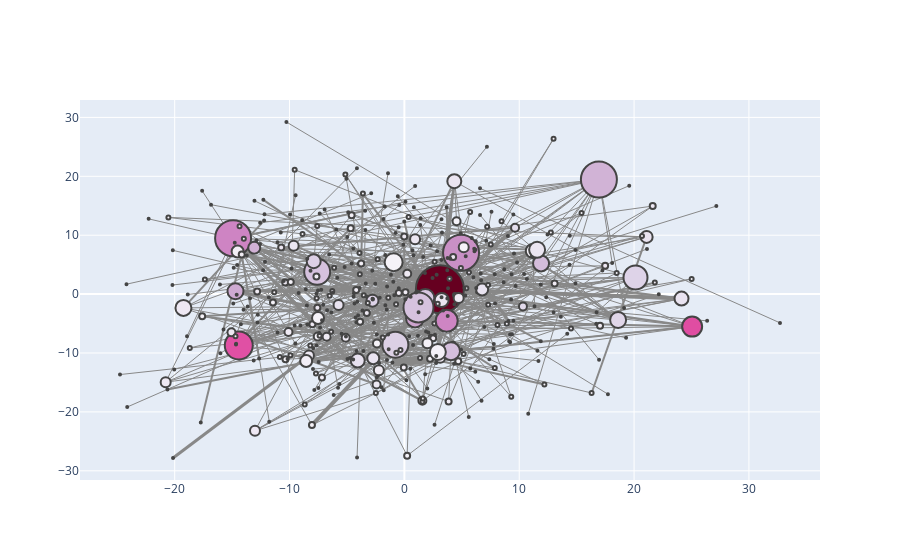

Notebook source saved alongside this figure:
### Code cell
configure_plotly_browser_state()
plotNetworkSizeColor_betweenness_centrality(teapartyGraph)
